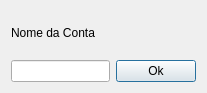
<?xml version="1.0" encoding="UTF-8"?>
<ui version="4.0">
 <class>Dialog</class>
 <widget class="QDialog" name="Dialog">
  <property name="geometry">
   <rect>
    <x>0</x>
    <y>0</y>
    <width>207</width>
    <height>93</height>
   </rect>
  </property>
  <property name="windowTitle">
   <string>Dialog</string>
  </property>
  <layout class="QGridLayout" name="gridLayout">
   <item row="0" column="0">
    <widget class="QLabel" name="label">
     <property name="styleSheet">
      <string notr="true">font: 63 11pt &quot;Segoe UI Semibold&quot;;</string>
     </property>
     <property name="text">
      <string>Nome da Conta</string>
     </property>
    </widget>
   </item>
   <item row="1" column="0">
    <widget class="QLineEdit" name="lineEdit"/>
   </item>
   <item row="1" column="1">
    <widget class="QPushButton" name="pushButton">
     <property name="text">
      <string>Ok</string>
     </property>
    </widget>
   </item>
  </layout>
 </widget>
 <resources/>
 <connections/>
</ui>
